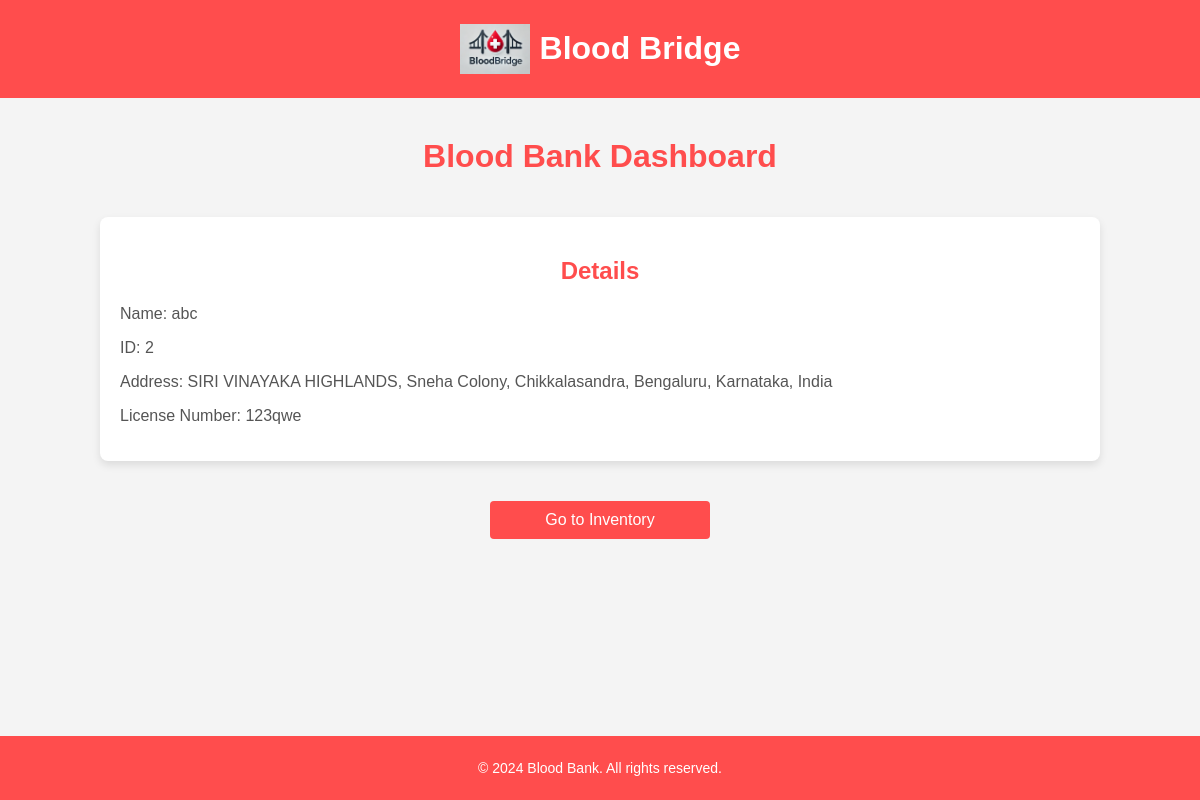
Page /dashboard (signed in) on the committed database.
### tables this page shows
CREATE TABLE main_table (
    id INTEGER PRIMARY KEY AUTOINCREMENT,
    name TEXT NOT NULL,
    email TEXT UNIQUE NOT NULL,
    address TEXT NOT NULL,
    license_number TEXT NOT NULL,
    password TEXT NOT NULL,
    latitude REAL,
    longitude REAL
);

### app.py (the view)
@app.route('/dashboard')
def dashboard():
    email = session.get('user_email')
    if not email:
        flash("Please log in first.", "danger")
        return redirect(url_for('login'))
    conn = get_db_connection()
    user = conn.execute('SELECT * FROM main_table WHERE email = ?', (email,)).fetchone()
    conn.close()
    if user:
        return render_template('dashboard.html',
                               bank_name=user['name'],
                               bank_id=user['id'],
                               address=user['address'],
                               license_number=user['license_number'])
    else:
        flash("User details not found.", "danger")
        return redirect(url_for('login'))

### app.py (called while the page is built)
def get_db_connection():
    conn = sqlite3.connect('blood_bank.db')
    conn.row_factory = sqlite3.Row
    return conn

### templates/dashboard.html (shortened to what this page needs)
<!DOCTYPE html>
<html lang="en">
<head>
</head>
<body>
    <header>
        <div class="logo-container">
            <img src="/static/images/logo.png" alt="Blood Bank Logo" class="logo-img">
        </div>
        <div class="htext">
            <h1>Blood Bridge</h1>
        </div>
    </header>
    <h1>Blood Bank Dashboard</h1>
    <div id="bank-details">
        <h2>Details</h2>
        <p>Name: {{ bank_name if bank_name else 'N/A' }}</p>
        <p>ID: {{ bank_id if bank_id else 'N/A' }}</p>
        <p>Address: {{ address if address else 'N/A' }}</p>
        <p>License Number: {{ license_number if license_number else 'N/A' }}</p>
    </div>
    <a href="/inventory">Go to Inventory</a>
    <footer>
        <p>&copy; 2024 Blood Bank. All rights reserved.</p>
    </footer>
</body>
</html>

### templates/dashboard.html (style rules this page uses)
body { font-family: Arial, sans-serif; background-color: #f4f4f4; margin: 0; padding: 0; display: flex; flex-direction: column; min-height: 100vh; }
h1 { text-align: center; margin-top: 20px; color: #ff4d4d; }
#bank-details { background-color: #fff; padding: 20px; margin: 20px auto; border-radius: 8px; box-shadow: 0 4px 8px rgba(0, 0, 0, 0.1); width: 80%; }
#bank-details h2 { color: #ff4d4d; text-align: center; }
#bank-details p { font-size: 16px; color: #555; }
a { display: block; width: 200px; text-align: center; margin: 20px auto; padding: 10px; background-color: #ff4d4d; color: white; text-decoration: none; border-radius: 4px; font-size: 16px; }
header { background-color: #ff4d4d; color: white; padding: 10px 0; display: flex; justify-content: center; align-items: center; margin-bottom: 20px; }
header h1 { color:white; margin-left: auto; margin-right: auto; }
.logo-container { display: flex; align-items: center; justify-content: center; }
.logo-img { width: 70px; height: auto; margin-right: 10px; }
footer { background-color: #ff4d4d; color: white; padding: 10px 0; text-align: center; font-size: 14px; margin-top: auto; }

### rows in the picture
main_table: name "abc", address "SIRI VINAYAKA HIGHLANDS, Sneha Colony, Chikkalasandra, Bengaluru, Karnataka, India", license_number "123qwe"

### other values in the picture
{{ bank_id if bank_id else 'N/A' }} "2"
